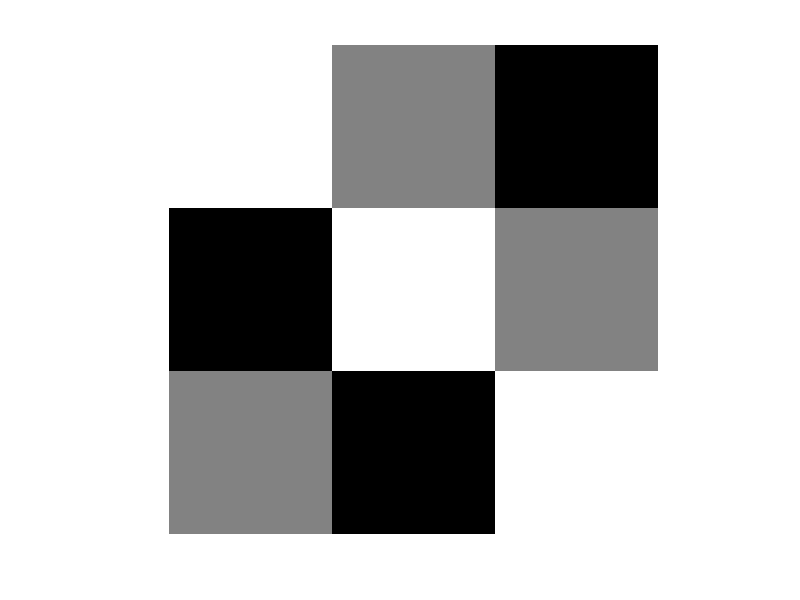

Write the MATLAB code that produced this figure. (Note: this script raises an error after producing the figure.)
%%%%% Problem 3 %%%%%
%%%%% 3-(1)

% Change working directory
cd '/Users/Kook/Desktop/mat_workspace/hw2';
load('Check.mat');
figure; imshow(Check);

%%%%% 3-(2)

% Apply SVD to Check matrix
[u,s,v] = svd(Check);
s = diag(s);

% Save u, s, v as mat files
save('Check_u.mat', 'u');
save('Check_s.mat', 's');
save('Check_v.mat', 'v');

% Calculate smalles amount of data needed in this method
comp_entry = rank(Check) * (1 + 2 * length(s));
sprintf("In total, %d entries are required.", comp_entry)
sprintf("Compression rate is %f.", comp_entry/3600)

%%%%% 3-(3)
load('Check_u.mat');
load('Check_s.mat');
load('Check_v.mat');

frame = zeros(60);
for n=1:60
    frame = frame + s(n)*u(:,n)*v(:,n)';
end
figure; imshow(frame);